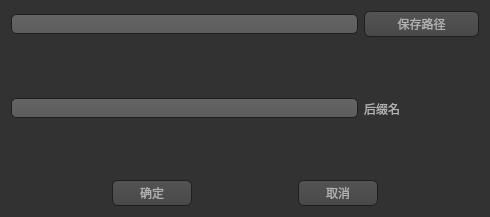
<?xml version="1.0" encoding="UTF-8"?>
<ui version="4.0">
 <class>Form</class>
 <widget class="QWidget" name="Form">
  <property name="geometry">
   <rect>
    <x>0</x>
    <y>0</y>
    <width>490</width>
    <height>217</height>
   </rect>
  </property>
  <property name="windowTitle">
   <string>Form</string>
  </property>
  <property name="styleSheet">
   <string notr="true">QToolTip
{
     border: 1px solid black;
     background-color: #ffa02f;
     padding: 1px;
     border-radius: 3px;
     opacity: 100;
}
 
QWidget
{
    color: #b1b1b1;
    background-color: #323232;
}
 
QWidget:item:hover
{
    background-color: QLinearGradient( x1: 0, y1: 0, x2: 0, y2: 1, stop: 0 #ffa02f, stop: 1 #ca0619);
    color: #000000;
}
 
QWidget:item:selected
{
    background-color: QLinearGradient( x1: 0, y1: 0, x2: 0, y2: 1, stop: 0 #ffa02f, stop: 1 #d7801a);
}
 
QMenuBar::item
{
    background: transparent;
}
 
QMenuBar::item:selected
{
    background: transparent;
    border: 1px solid #ffaa00;
}
 
QMenuBar::item:pressed
{
    background: #444;
    border: 1px solid #000;
    background-color: QLinearGradient(
        x1:0, y1:0,
        x2:0, y2:1,
        stop:1 #212121,
        stop:0.4 #343434/*,
        stop:0.2 #343434,
        stop:0.1 #ffaa00*/
    );
    margin-bottom:-1px;
    padding-bottom:1px;
}
 
QMenu
{
    border: 1px solid #000;
}
 
QMenu::item
{
    padding: 2px 20px 2px 20px;
}
 
QMenu::item:selected
{
    color: #000000;
}
 
QWidget:disabled
{
    color: #404040;
    background-color: #323232;
}
 
QAbstractItemView
{
    background-color: QLinearGradient( x1: 0, y1: 0, x2: 0, y2: 1, stop: 0 #4d4d4d, stop: 0.1 #646464, stop: 1 #5d5d5d);
}
 
QWidget:focus
{
    /*border: 2px solid QLinearGradient( x1: 0, y1: 0, x2: 0, y2: 1, stop: 0 #ffa02f, stop: 1 #d7801a);*/
}
 
QLineEdit
{
    background-color: QLinearGradient( x1: 0, y1: 0, x2: 0, y2: 1, stop: 0 #4d4d4d, stop: 0 #646464, stop: 1 #5d5d5d);
    padding: 1px;
    border-style: solid;
    border: 1px solid #1e1e1e;
    border-radius: 5;
}
 
QPushButton
{
    color: #b1b1b1;
    background-color: QLinearGradient( x1: 0, y1: 0, x2: 0, y2: 1, stop: 0 #565656, stop: 0.1 #525252, stop: 0.5 #4e4e4e, stop: 0.9 #4a4a4a, stop: 1 #464646);
    border-width: 1px;
    border-color: #1e1e1e;
    border-style: solid;
    border-radius: 6;
    padding: 3px;
    font-size: 12px;
    padding-left: 5px;
    padding-right: 5px;
}
 
QPushButton:pressed
{
    background-color: QLinearGradient( x1: 0, y1: 0, x2: 0, y2: 1, stop: 0 #2d2d2d, stop: 0.1 #2b2b2b, stop: 0.5 #292929, stop: 0.9 #282828, stop: 1 #252525);
}
 
QComboBox
{
    selection-background-color: #ffaa00;
    background-color: QLinearGradient( x1: 0, y1: 0, x2: 0, y2: 1, stop: 0 #565656, stop: 0.1 #525252, stop: 0.5 #4e4e4e, stop: 0.9 #4a4a4a, stop: 1 #464646);
    border-style: solid;
    border: 1px solid #1e1e1e;
    border-radius: 5;
}
 
QComboBox:hover,QPushButton:hover
{
    border: 2px solid QLinearGradient( x1: 0, y1: 0, x2: 0, y2: 1, stop: 0 #ffa02f, stop: 1 #d7801a);
}
 
 
QComboBox:on
{
    padding-top: 3px;
    padding-left: 4px;
    background-color: QLinearGradient( x1: 0, y1: 0, x2: 0, y2: 1, stop: 0 #2d2d2d, stop: 0.1 #2b2b2b, stop: 0.5 #292929, stop: 0.9 #282828, stop: 1 #252525);
    selection-background-color: #ffaa00;
}
 
QComboBox QAbstractItemView
{
    border: 2px solid darkgray;
    selection-background-color: QLinearGradient( x1: 0, y1: 0, x2: 0, y2: 1, stop: 0 #ffa02f, stop: 1 #d7801a);
}
 
QComboBox::drop-down
{
     subcontrol-origin: padding;
     subcontrol-position: top right;
     width: 15px;
 
     border-left-width: 0px;
     border-left-color: darkgray;
     border-left-style: solid; /* just a single line */
     border-top-right-radius: 3px; /* same radius as the QComboBox */
     border-bottom-right-radius: 3px;
 }
 
QComboBox::down-arrow
{
     image: url(:/down_arrow.png);
}
 
QGroupBox:focus
{
border: 2px solid QLinearGradient( x1: 0, y1: 0, x2: 0, y2: 1, stop: 0 #ffa02f, stop: 1 #d7801a);
}
 
QTextEdit:focus
{
    border: 2px solid QLinearGradient( x1: 0, y1: 0, x2: 0, y2: 1, stop: 0 #ffa02f, stop: 1 #d7801a);
}
 
QScrollBar:horizontal {
     border: 1px solid #222222;
     background: QLinearGradient( x1: 0, y1: 0, x2: 0, y2: 1, stop: 0.0 #121212, stop: 0.2 #282828, stop: 1 #484848);
     height: 7px;
     margin: 0px 16px 0 16px;
}
 
QScrollBar::handle:horizontal
{
      background: QLinearGradient( x1: 0, y1: 0, x2: 1, y2: 0, stop: 0 #ffa02f, stop: 0.5 #d7801a, stop: 1 #ffa02f);
      min-height: 20px;
      border-radius: 2px;
}
 
QScrollBar::add-line:horizontal {
      border: 1px solid #1b1b19;
      border-radius: 2px;
      background: QLinearGradient( x1: 0, y1: 0, x2: 1, y2: 0, stop: 0 #ffa02f, stop: 1 #d7801a);
      width: 14px;
      subcontrol-position: right;
      subcontrol-origin: margin;
}
 
QScrollBar::sub-line:horizontal {
      border: 1px solid #1b1b19;
      border-radius: 2px;
      background: QLinearGradient( x1: 0, y1: 0, x2: 1, y2: 0, stop: 0 #ffa02f, stop: 1 #d7801a);
      width: 14px;
     subcontrol-position: left;
     subcontrol-origin: margin;
}
 
QScrollBar::right-arrow:horizontal, QScrollBar::left-arrow:horizontal
{
      border: 1px solid black;
      width: 1px;
      height: 1px;
      background: white;
}
 
QScrollBar::add-page:horizontal, QScrollBar::sub-page:horizontal
{
      background: none;
}
 
QScrollBar:vertical
{
      background: QLinearGradient( x1: 0, y1: 0, x2: 1, y2: 0, stop: 0.0 #121212, stop: 0.2 #282828, stop: 1 #484848);
      width: 7px;
      margin: 16px 0 16px 0;
      border: 1px solid #222222;
}
 
QScrollBar::handle:vertical
{
      background: QLinearGradient( x1: 0, y1: 0, x2: 0, y2: 1, stop: 0 #ffa02f, stop: 0.5 #d7801a, stop: 1 #ffa02f);
      min-height: 20px;
      border-radius: 2px;
}
 
QScrollBar::add-line:vertical
{
      border: 1px solid #1b1b19;
      border-radius: 2px;
      background: QLinearGradient( x1: 0, y1: 0, x2: 0, y2: 1, stop: 0 #ffa02f, stop: 1 #d7801a);
      height: 14px;
      subcontrol-position: bottom;
      subcontrol-origin: margin;
}
 
QScrollBar::sub-line:vertical
{
      border: 1px solid #1b1b19;
      border-radius: 2px;
      background: QLinearGradient( x1: 0, y1: 0, x2: 0, y2: 1, stop: 0 #d7801a, stop: 1 #ffa02f);
      height: 14px;
      subcontrol-position: top;
      subcontrol-origin: margin;
}
 
QScrollBar::up-arrow:vertical, QScrollBar::down-arrow:vertical
{
      border: 1px solid black;
      width: 1px;
      height: 1px;
      background: white;
}
 
 
QScrollBar::add-page:vertical, QScrollBar::sub-page:vertical
{
      background: none;
}
 
QTextEdit
{
    background-color: #242424;
}
 
QPlainTextEdit
{
    background-color: #242424;
}
 
QHeaderView::section
{
    background-color: QLinearGradient(x1:0, y1:0, x2:0, y2:1, stop:0 #616161, stop: 0.5 #505050, stop: 0.6 #434343, stop:1 #656565);
    color: white;
    padding-left: 4px;
    border: 1px solid #6c6c6c;
}
 
QCheckBox:disabled
{
color: #414141;
}
 
QDockWidget::title
{
    text-align: center;
    spacing: 3px; /* spacing between items in the tool bar */
    background-color: QLinearGradient(x1:0, y1:0, x2:0, y2:1, stop:0 #323232, stop: 0.5 #242424, stop:1 #323232);
}
 
QDockWidget::close-button, QDockWidget::float-button
{
    text-align: center;
    spacing: 1px; /* spacing between items in the tool bar */
    background-color: QLinearGradient(x1:0, y1:0, x2:0, y2:1, stop:0 #323232, stop: 0.5 #242424, stop:1 #323232);
}
 
QDockWidget::close-button:hover, QDockWidget::float-button:hover
{
    background: #242424;
}
 
QDockWidget::close-button:pressed, QDockWidget::float-button:pressed
{
    padding: 1px -1px -1px 1px;
}
 
QMainWindow::separator
{
    background-color: QLinearGradient(x1:0, y1:0, x2:0, y2:1, stop:0 #161616, stop: 0.5 #151515, stop: 0.6 #212121, stop:1 #343434);
    color: white;
    padding-left: 4px;
    border: 1px solid #4c4c4c;
    spacing: 3px; /* spacing between items in the tool bar */
}
 
QMainWindow::separator:hover
{
 
    background-color: QLinearGradient(x1:0, y1:0, x2:0, y2:1, stop:0 #d7801a, stop:0.5 #b56c17 stop:1 #ffa02f);
    color: white;
    padding-left: 4px;
    border: 1px solid #6c6c6c;
    spacing: 3px; /* spacing between items in the tool bar */
}
 
QToolBar::handle
{
     spacing: 3px; /* spacing between items in the tool bar */
     background: url(:/images/handle.png);
}
 
QMenu::separator
{
    height: 2px;
    background-color: QLinearGradient(x1:0, y1:0, x2:0, y2:1, stop:0 #161616, stop: 0.5 #151515, stop: 0.6 #212121, stop:1 #343434);
    color: white;
    padding-left: 4px;
    margin-left: 10px;
    margin-right: 5px;
}
 
QProgressBar
{
    border: 2px solid grey;
    border-radius: 5px;
    text-align: center;
}
 
QProgressBar::chunk
{
    background-color: #d7801a;
    width: 2.15px;
    margin: 0.5px;
}
 
QTabBar::tab {
    color: #b1b1b1;
    border: 1px solid #444;
    border-bottom-style: none;
    background-color: #323232;
    padding-left: 10px;
    padding-right: 10px;
    padding-top: 3px;
    padding-bottom: 2px;
    margin-right: -1px;
}
 
QTabWidget::pane {
    border: 1px solid #444;
    top: 1px;
}
 
QTabBar::tab:last
{
    margin-right: 0; /* the last selected tab has nothing to overlap with on the right */
    border-top-right-radius: 3px;
}
 
QTabBar::tab:first:!selected
{
 margin-left: 0px; /* the last selected tab has nothing to overlap with on the right */
 
 
    border-top-left-radius: 3px;
}
 
QTabBar::tab:!selected
{
    color: #b1b1b1;
    border-bottom-style: solid;
    margin-top: 3px;
    background-color: QLinearGradient(x1:0, y1:0, x2:0, y2:1, stop:1 #212121, stop:.4 #343434);
}
 
QTabBar::tab:selected
{
    border-top-left-radius: 3px;
    border-top-right-radius: 3px;
    margin-bottom: 0px;
}
 
QTabBar::tab:!selected:hover
{
    /*border-top: 2px solid #ffaa00;
    padding-bottom: 3px;*/
    border-top-left-radius: 3px;
    border-top-right-radius: 3px;
    background-color: QLinearGradient(x1:0, y1:0, x2:0, y2:1, stop:1 #212121, stop:0.4 #343434, stop:0.2 #343434, stop:0.1 #ffaa00);
}
 
QRadioButton::indicator:checked, QRadioButton::indicator:unchecked{
    color: #b1b1b1;
    background-color: #323232;
    border: 1px solid #b1b1b1;
    border-radius: 6px;
}
 
QRadioButton::indicator:checked
{
    background-color: qradialgradient(
        cx: 0.5, cy: 0.5,
        fx: 0.5, fy: 0.5,
        radius: 1.0,
        stop: 0.25 #ffaa00,
        stop: 0.3 #323232
    );
}
 
QCheckBox::indicator{
    color: #b1b1b1;
    background-color: #323232;
    border: 1px solid #b1b1b1;
    width: 9px;
    height: 9px;
}
 
QRadioButton::indicator
{
    border-radius: 6px;
}
 
QRadioButton::indicator:hover, QCheckBox::indicator:hover
{
    border: 1px solid #ffaa00;
}
 
QCheckBox::indicator:checked
{
    image:url(:/images/checkbox.png);
}
 
QCheckBox::indicator:disabled, QRadioButton::indicator:disabled
{
    border: 1px solid #444;
}
</string>
  </property>
  <layout class="QVBoxLayout" name="verticalLayout">
   <item>
    <layout class="QHBoxLayout" name="horizontalLayout" stretch="3,1">
     <item>
      <widget class="QLineEdit" name="lineEdit">
       <property name="readOnly">
        <bool>true</bool>
       </property>
      </widget>
     </item>
     <item>
      <widget class="QPushButton" name="pushButton">
       <property name="text">
        <string>保存路径</string>
       </property>
      </widget>
     </item>
    </layout>
   </item>
   <item>
    <layout class="QHBoxLayout" name="horizontalLayout_3" stretch="3,1">
     <item>
      <widget class="QLineEdit" name="lineEdit_2"/>
     </item>
     <item>
      <widget class="QLabel" name="label_2">
       <property name="text">
        <string>后缀名</string>
       </property>
      </widget>
     </item>
    </layout>
   </item>
   <item>
    <layout class="QHBoxLayout" name="horizontalLayout_4">
     <item>
      <spacer name="horizontalSpacer">
       <property name="orientation">
        <enum>Qt::Horizontal</enum>
       </property>
       <property name="sizeHint" stdset="0">
        <size>
         <width>40</width>
         <height>20</height>
        </size>
       </property>
      </spacer>
     </item>
     <item>
      <widget class="QPushButton" name="pushButton_2">
       <property name="minimumSize">
        <size>
         <width>80</width>
         <height>0</height>
        </size>
       </property>
       <property name="text">
        <string>确定</string>
       </property>
      </widget>
     </item>
     <item>
      <spacer name="horizontalSpacer_2">
       <property name="orientation">
        <enum>Qt::Horizontal</enum>
       </property>
       <property name="sizeHint" stdset="0">
        <size>
         <width>40</width>
         <height>20</height>
        </size>
       </property>
      </spacer>
     </item>
     <item>
      <widget class="QPushButton" name="pushButton_3">
       <property name="minimumSize">
        <size>
         <width>80</width>
         <height>0</height>
        </size>
       </property>
       <property name="text">
        <string>取消</string>
       </property>
      </widget>
     </item>
     <item>
      <spacer name="horizontalSpacer_3">
       <property name="orientation">
        <enum>Qt::Horizontal</enum>
       </property>
       <property name="sizeHint" stdset="0">
        <size>
         <width>40</width>
         <height>20</height>
        </size>
       </property>
      </spacer>
     </item>
    </layout>
   </item>
  </layout>
 </widget>
 <resources/>
 <connections/>
</ui>
